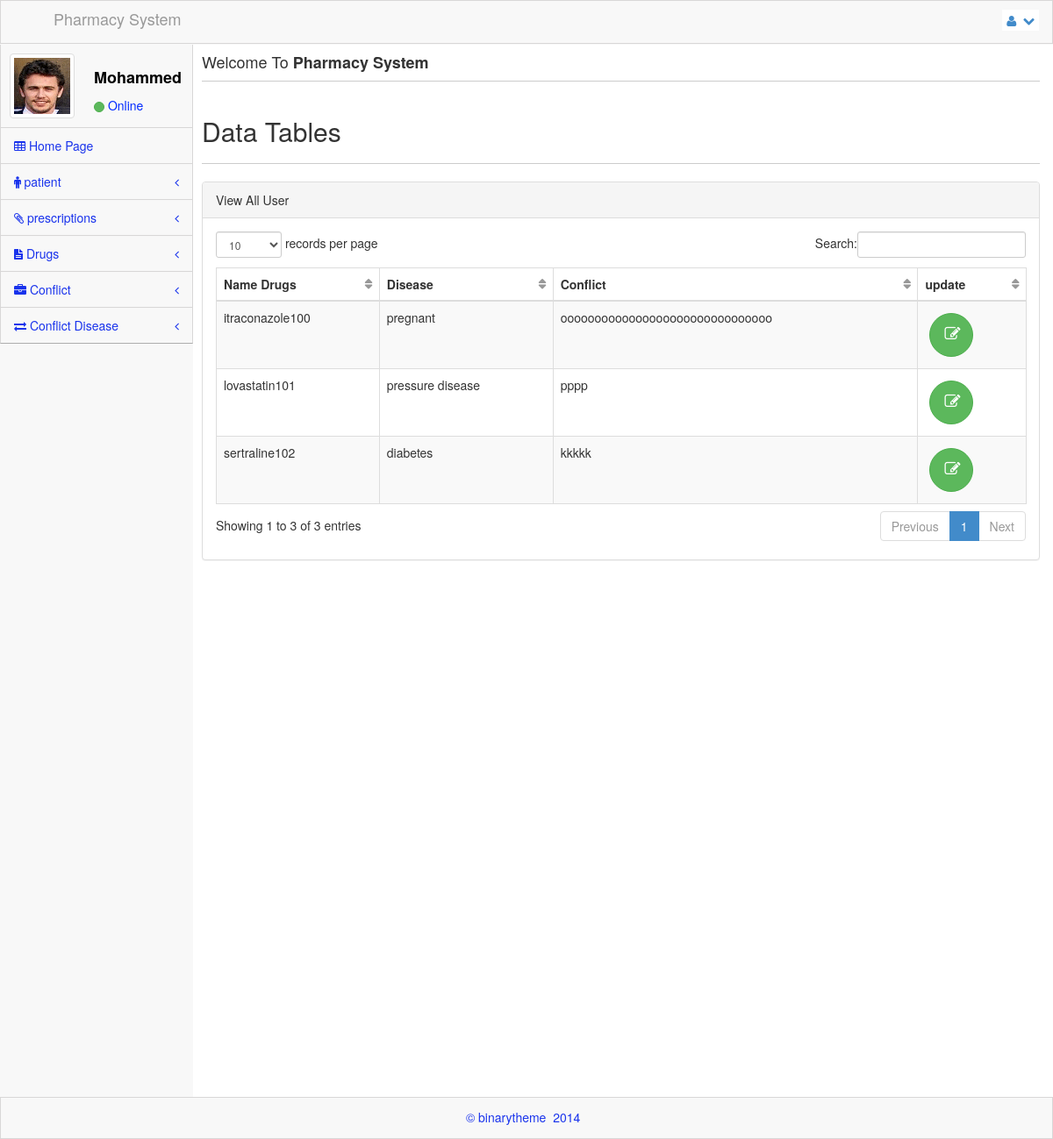
/index.php?page=view_conflict_update_Disease, run on the app's committed database.
### tables this page shows
CREATE TABLE IF NOT EXISTS `Conflict_Disease` (
  `Id_Drugs` int(100) NOT NULL,
  `Disease` text NOT NULL,
  `Conflict` text NOT NULL
);

CREATE TABLE IF NOT EXISTS `Drugs` (
  `ID_Drugs` int(100) NOT NULL,
  `Name_Deugs` text NOT NULL,
  `Dosage_Taype` text NOT NULL,
  `Dosage_Form` text NOT NULL,
  `Product_Date` date NOT NULL,
  `Expire_Date` date NOT NULL,
  `Id_Supplier` int(100) NOT NULL,
  `Quantity` int(100) NOT NULL
);

### inc/database.php (called while the page is built, shortened)
<?php
class db
{
private $tabel;
public function __construct($name_tabel)
{
  $this->tabel=$name_tabel;
}
function show()
{
        include("./inc/include.php");
        $sql="select * from $this->tabel";
        $result=  mysqli_query($link, $sql);
        $num=  mysqli_num_rows($result);
        if($num>=1)
        {
        for($i=0;$i<$num;$i++)
        {
         $data[$i]=mysqli_fetch_array($result);
        }
        return $data;
        }
         else {
            return FALSE;
               }
 }
 function showby($column,$value)
{
        include("./inc/include.php");
        $sql="select * from $this->tabel where ";
        $sql.="`".$column."`"."='$value'";
        $result=  mysqli_query($link, $sql);
        $num=  mysqli_num_rows($result);
        if($num>=1)
        {
        for($i=0;$i<$num;$i++)
        {
         $data[$i]=mysqli_fetch_array($result);
        }
        return $data;
        }
         else {
            return FALSE;
               }
 }
}

### Conflict_Disease/view_conflict_update_Disease.php (the view, shortened to what this page needs)
<body >
            <div class="kkk">
                <div class="row">
                    <div class="col-lg-12">
                        <h2> Data Tables </h2>
                    </div>
                </div>
                <hr />
                <div class="row">
                <div class="col-lg-12">
                    <div class="panel panel-default">
                        <div class="panel-heading">
                            View All User
                        </div>
                        <div class="panel-body">
                            <div class="table-responsive">
                                <table class="table table-striped table-bordered table-hover" id="dataTables-example">
                                     <thead>
                                        <tr>
                                            <th>Name Drugs</th>
                                            <th>Disease</th>
                                            <th>Conflict</th>
                                            <th>update</th>
                                        </tr>
                                    </thead>
                                   <tbody>
                                          <?php
                                        include './inc/database.php';
                                        $db=new db("Conflict_Disease");
                                        $show=$db->show();
                                        if(count($show)>=1)
                                        {
                                            $drugs_name=new db('Drugs');
                                        for($i=0;$i<count($show);$i++)
                                          {
                                             $d=$drugs_name->showby('ID_Drugs', $show[$i]['Id_Drugs']);
                                            echo'<tr class="odd gradeX">';
                                            echo'<td>'.$d[0]['Name_Deugs'].$show[$i]['Id_Drugs'].'</td>';
                                            echo'<td>'.$show[$i]['Disease'].'</td>';
                                            echo'<td>'.$show[$i]['Conflict'].'</td>';
                                            echo'<td><a href="index.php?page=update_conflict_Disease&id_Drugs='.$show[$i]['Id_Drugs'].'&Disease='.$show[$i]['Disease'].'" class="btn btn-default btn-circle btn-lg btn-success"><i class="icon-edit"></i></a></td>';
                                        }}
                                      echo'  </tr>';
                                        ?>
                                    </tbody>
                                </table>
                            </div>
                        </div>
                    </div>
                </div>
            </div>
                </div>
</body>

### assets/css/main.css (style rules this page uses)
@media (min-width: 768px) { html, body { height: 100%; } }
body.padTop53 { padding-top: 75px; overflow: visible; }
@media (min-width: 802px) { body.padTop53 { padding-top: 51px; } }
.inner .row { margin-right: -15px; margin-left: -15px; }
.btn-circle { width: 40px; height: 40px; padding: 8px 10px; border-radius: 500px; }
.btn-circle.btn-lg { width: 60px; height: 60px; padding: 14px 16px; }
.inner hr { margin-top: 10px; border-top-color: #ccc; }

### assets/css/MoneAdmin.css (style rules this page uses)
body { background-color: #f8f8f8; }
table.dataTable thead .sorting, table.dataTable thead .sorting_asc:after, table.dataTable thead .sorting_desc, table.dataTable thead .sorting_asc_disabled, table.dataTable thead .sorting_desc_disabled { background: transparent; }
table.dataTable thead .sorting_asc:after { content: "\f0de"; float: right; font-family: fontawesome; }
table.dataTable thead .sorting:after { content: "\f0dc"; float: right; font-family: fontawesome; color: rgba(50,50,50,.5); }
.btn-circle { width: 30px; height: 30px; padding: 6px 0; border-radius: 15px; text-align: center; font-size: 12px; line-height: 1.428571429; }
.btn-circle.btn-lg { width: 50px; height: 50px; padding: 10px 16px; border-radius: 25px; font-size: 18px; line-height: 1.33; }

### data on the page
conflict_disease: drugs.Name_Deugs "itraconazole", Id_Drugs "100", Disease "pregnant", Conflict "ooooooooooooooooooooooooooooooo"
conflict_disease: drugs.Name_Deugs "lovastatin", Id_Drugs "101", Disease "pressure disease", Conflict "pppp"
conflict_disease: drugs.Name_Deugs "sertraline", Id_Drugs "102", Disease "diabetes", Conflict "kkkkk"
